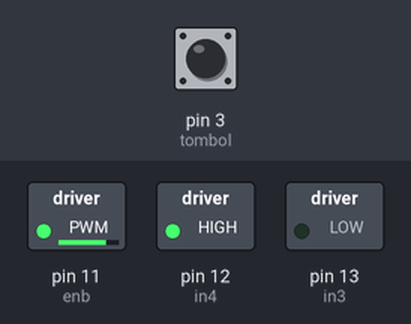
The sketch below on a simulated Arduino Uno, built with avr-gcc and run on an emulated ATmega328P. On the bench: switched loads named in the sketch (green lamp = pin HIGH). The inputs (shaded band) are chosen by the test bench; at power-on: pin 3 (tombol) HIGH.

Above: at 1.2 s.
1.3 s: pin 3 (tombol) pulled LOW for 0.15 s
At 2.7 s:
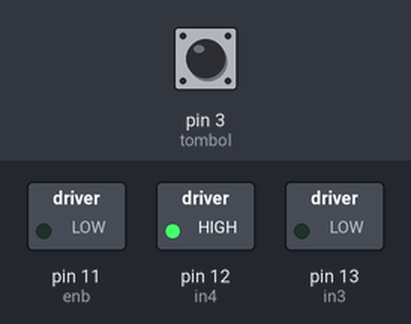
3.0 s: pin 3 (tombol) pulled LOW for 3.2 s
At 4.3 s:
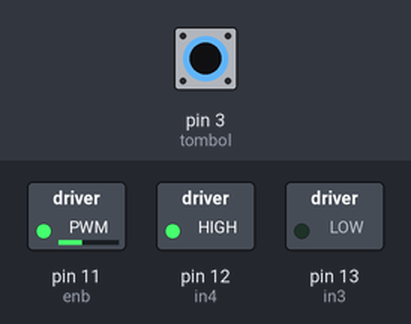
7.7 s: pin 3 (tombol) pulled LOW for 1 s
At 9.8 s:
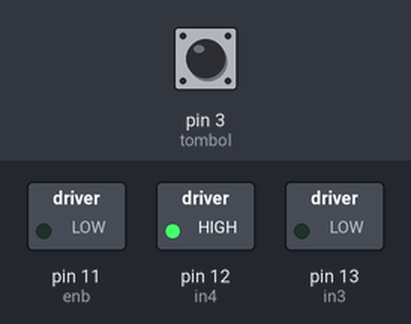
Timing chart, 0 to 11.3 s (numbered marks = the images above; inputs shaded):
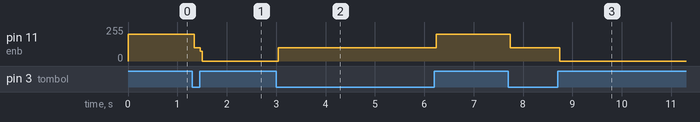

Measured:
- after the input at 1.3 s, pin 11 (enb): 200/255 → 99/255 at once, → 0/255 0.12 s later
- after the input at 3.0 s, pin 11 (enb): 0/255 → 99/255 at once, → 200/255 3.2 s later
- after the input at 7.7 s, pin 11 (enb): 200/255 → 99/255 at once, → 0/255 1.0 s later

The sketch:

Control_Motor_using_Push_Button__Detent_.ino
```cpp
/*
  This program Created by Muhammad Fajri Akbar.
  Special Thanks to help me understand this project.
*/

int in3 = 13;
int in4 = 12;
const int enb = 11;
const int tombol = 3;
int tombolStatus = LOW;

void setup() {
  pinMode(enb, OUTPUT);
  pinMode(in3, OUTPUT);
  pinMode(in4, OUTPUT);
  pinMode(tombol, INPUT_PULLUP);
  digitalWrite(in3, LOW);
  digitalWrite(in4, HIGH);
}

void loop() {

nyala:
analogWrite(enb, 200);
if (digitalRead(tombol) == LOW){analogWrite(enb, 0);if (digitalRead(tombol) == HIGH){delay(1000);goto mati;}}

goto nyala;

mati:
analogWrite(enb, 0);
if (digitalRead(tombol) == LOW){analogWrite(enb, 200);if (digitalRead(tombol) == HIGH){delay(1000);goto nyala;}}
goto mati;

}
```
